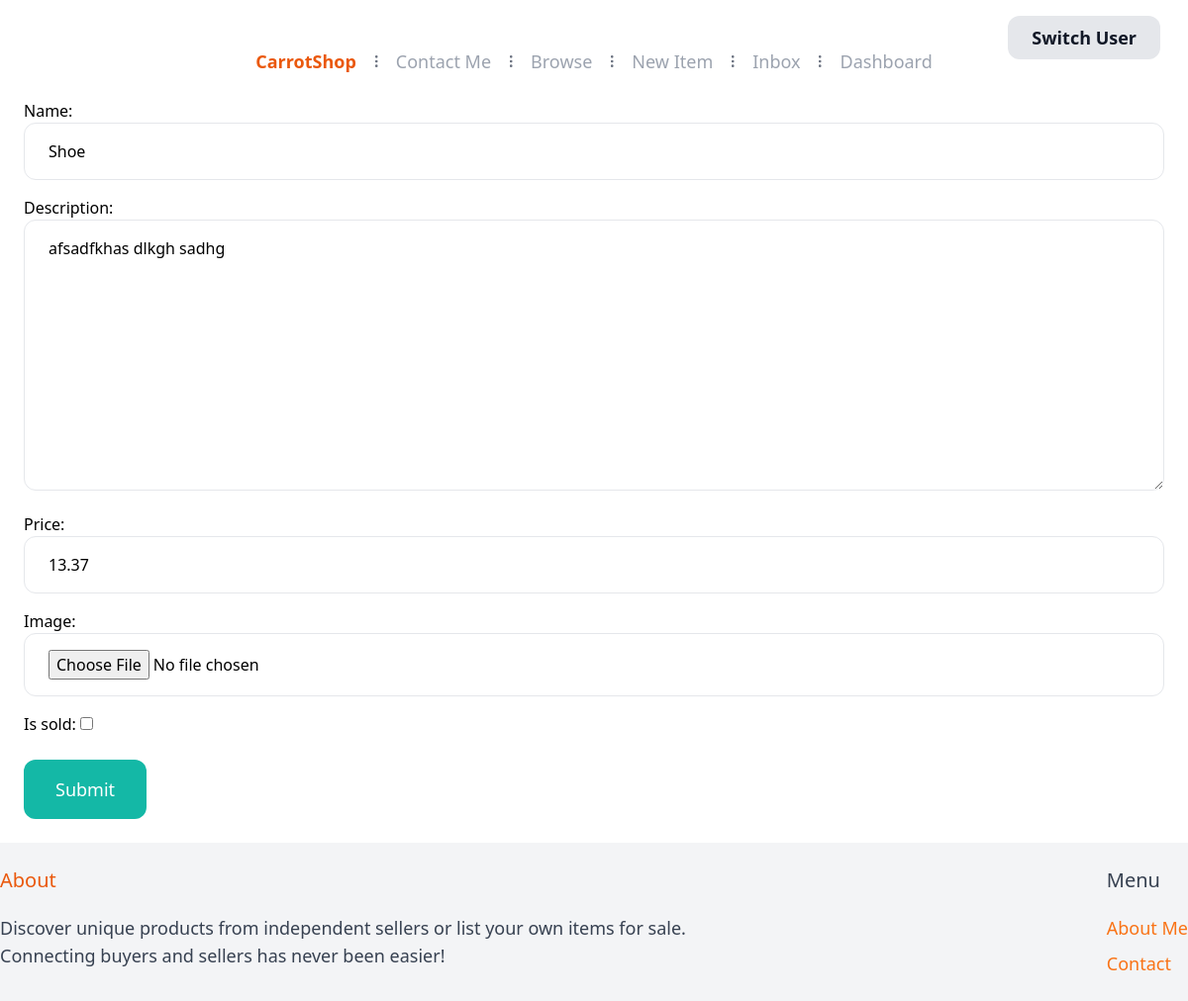
The app's page /items/2/edit/ (signed in) with its own data.
### item/models.py (models this page shows, shortened)
class Item(models.Model):
    category = models.ForeignKey(Category, related_name='item', on_delete=models.CASCADE)
    name = models.CharField(max_length=255)
    description = models.TextField(blank=True, null=True)
    price = models.FloatField()
    image = models.ImageField(upload_to='item_images', blank=True, null=True)
    is_sold = models.BooleanField(default=False)
    created_by = models.ForeignKey(User, related_name='items', on_delete=models.CASCADE)
    created_at = models.DateTimeField(auto_now_add=True)

### item/views.py (the view)
# urls.py: path('<int:pk>/edit/', views.edit, name='edit'),
@login_required
def edit(request, pk):
    item = get_object_or_404(Item, pk=pk, created_by=request.user)
    if request.method == 'POST':
        form = EditItemForm(request.POST, request.FILES, instance=item)
        if form.is_valid():
            form.save()
            return redirect('item:detail', pk=item.id)
    else:
        form = EditItemForm(instance=item)
    return render(request, 'item/form.html', {
        'form': form,
        'title': 'Edit item',
    })

### item/forms.py
class EditItemForm(forms.ModelForm):
    class Meta:
        model = Item
        fields = ('name', 'description', 'price', 'image', 'is_sold')
        widgets = {
            'name': forms.TextInput(attrs = {
                'class': INPUT_CLASSES
            }),
            'description': forms.Textarea(attrs = {
                'class': INPUT_CLASSES
            }),
            'price': forms.TextInput(attrs = {
                'class': INPUT_CLASSES
            }),
            'image': forms.FileInput(attrs = {
                'class': INPUT_CLASSES
            }),
        }

### item/templates/item/form.html (shortened to what this page needs)
{% extends 'core/base.html' %} {% block title %}{{title}}{% endblock %}
{% block content %}
<form method="post" action="." enctype="multipart/form-data">
  <div class="space-y-4">{{form.as_p}}</div>
  <button class="mt-6 py-4 px-8 text-lg bg-teal-500 hover:bg-teal-700 rounded-xl text-white">Submit</button>
</form>
{% endblock %}

### records on screen
Item: name "Shoe", description "afsadfkhas dlkgh sadhg", price "13.37"
